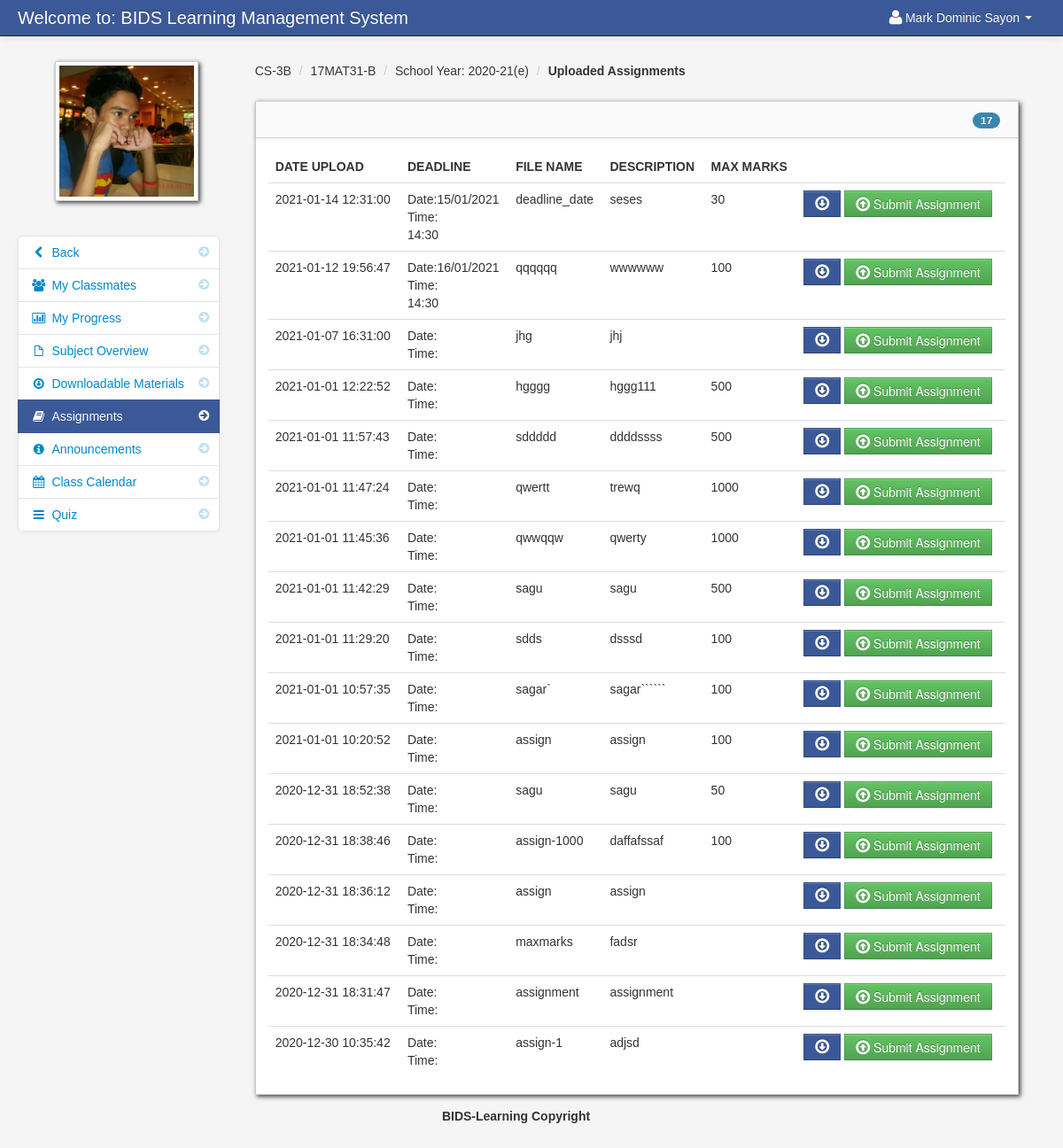
The app's page /assignment_student.php?id=196 (signed in), older data.
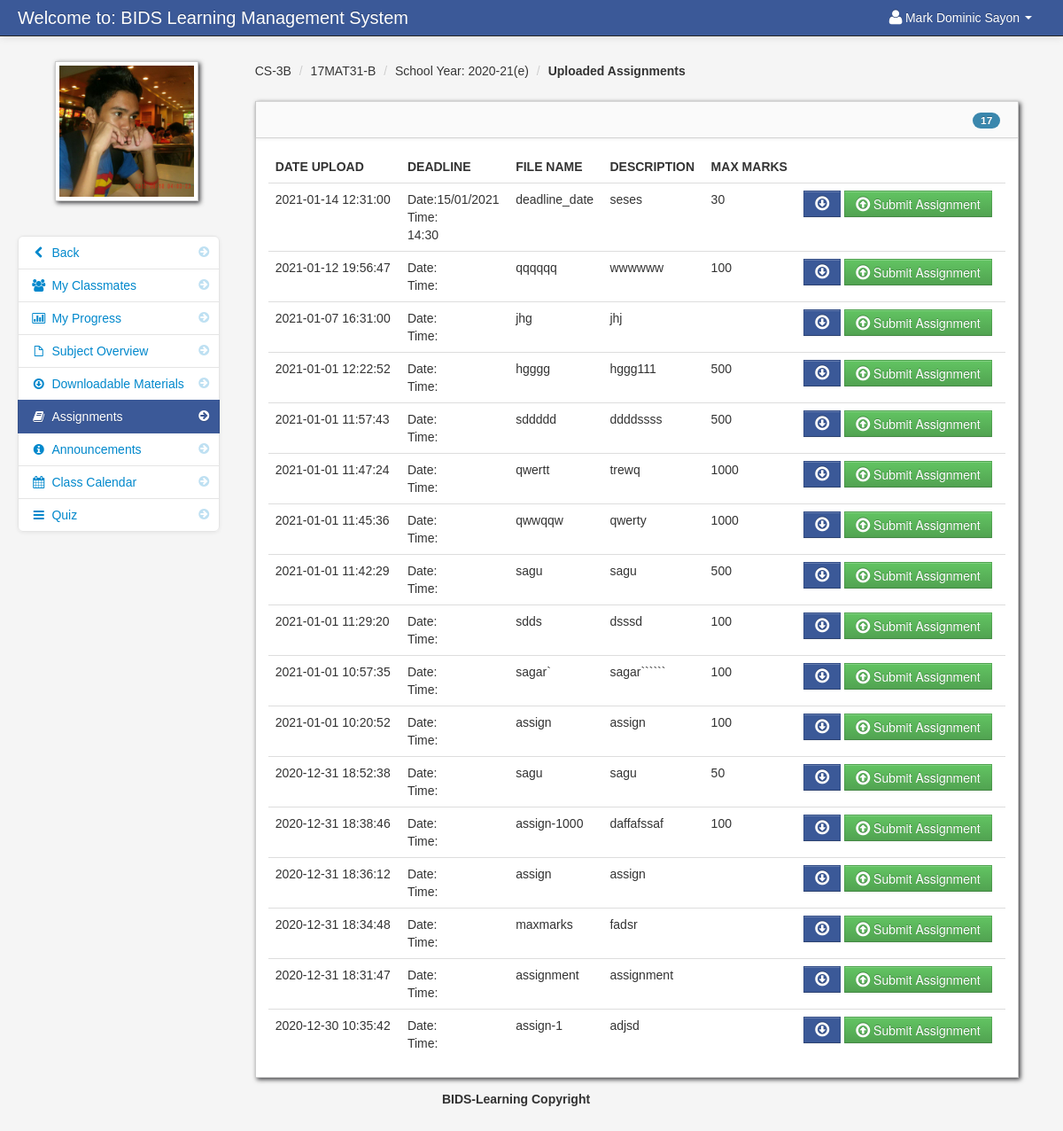
The same page, newer data.
### tables this page shows
CREATE TABLE `assignment` (
  `assignment_id` int(11) NOT NULL,
  `floc` varchar(300) NOT NULL,
  `fdatein` varchar(100) NOT NULL,
  `fdesc` varchar(100) NOT NULL,
  `teacher_id` int(11) NOT NULL,
  `class_id` int(11) NOT NULL,
  `fname` varchar(100) NOT NULL,
  `maxmarks` varchar(215) NOT NULL,
  `qmaxmarks` text NOT NULL,
  `status` int(11) NOT NULL,
  `deadline_date` varchar(220) NOT NULL,
  `deadline_time` varchar(220) NOT NULL,
  `auto_deadline` tinyint(4) NOT NULL
);

### assignment_student.php (the view, shortened to what this page needs)
<?php include('header_dashboard.php'); ?>
<?php $get_id = $_GET['id']; ?>
    <body>
		<?php include('navbar_student.php'); ?>
        <div class="container-fluid">
            <div class="row-fluid">
				<?php include('assignment_link_student.php'); ?>
                <div class="span9" id="content">
                     <div class="row-fluid">
										<?php $class_query = mysqli_query($conn,"select * from teacher_class
										LEFT JOIN class ON class.class_id = teacher_class.class_id
										LEFT JOIN subject ON subject.subject_id = teacher_class.subject_id
										where teacher_class_id = '$get_id'")or die(mysqli_error());
										$class_row = mysqli_fetch_array($class_query);
										?>
					     <ul class="breadcrumb">
							<li><a href="#"><?php echo $class_row['class_name']; ?></a> <span class="divider">/</span></li>
							<li><a href="#"><?php echo $class_row['subject_code']; ?></a> <span class="divider">/</span></li>
							<li><a href="#">School Year: <?php echo $class_row['school_year']; ?></a> <span class="divider">/</span></li>
							<li><a href="#"><b>Uploaded Assignments</b></a></li>
						</ul>
                        <div id="block_bg" class="block">
                            <div class="navbar navbar-inner block-header">
								<?php $query = mysqli_query($conn,"select * FROM assignment where class_id = '$get_id'  order by fdatein DESC")or die(mysqli_error());
									  $count  = mysqli_num_rows($query);
								?>
                                <div id="" class="muted pull-right"><span class="badge badge-info"><?php echo $count; ?></span></div>
                            </div>
                            <div class="block-content collapse in">
                                <div class="span12">
								<?php
									$query = mysqli_query($conn,"select * FROM assignment where class_id = '$get_id'  order by fdatein DESC")or die(mysqli_error());
									$count = mysqli_num_rows($query);
									if ($count == '0'){?>
									<div class="alert alert-info">No Assignment Currently Uploaded</div>
									<?php
									}else{
								?>
  											<table cellpadding="0" cellspacing="0" border="0" class="table" id="">
										<thead>
										        <tr>
												<th>Date Upload</th>
												<th>DeadLine</th>
												<th>File Name</th>
												<th>Description</th>
												<th>Max Marks</th>
												<th></th>
												</tr>
										</thead>
										<tbody>
                              		<?php
										$query = mysqli_query($conn,"select * FROM assignment where class_id = '$get_id'  order by fdatein DESC")or die(mysqli_error());
										while($row = mysqli_fetch_array($query)){
										$id  = $row['assignment_id'];
										$floc = $row['floc'];
									?>
										<tr>
										 <td><?php echo $row['fdatein']; ?></td>
										 <td><?php echo "Date:";echo $row['deadline_date']; echo "<br>Time:</br>";echo $row['deadline_time']; ?></td>
                                         <td><?php  echo $row['fname']; ?></td>
                                         <td><?php echo $row['fdesc']; ?></td>
                                         <td><?php echo $row['maxmarks']; ?></td>
                                         <td width="220">
										 <form id="assign" method="post" action="submit_assignment.php<?php echo '?id='.$get_id ?>&<?php echo 'post_id='.$id ?>">
										 <?php
											if ($floc == ""){
											}else{
										 ?>
										  <a data-placement="bottom" title="Download" id="<?php echo $id; ?>download"  class="btn btn-info" href="<?php echo $row['floc']; ?>"><i class="icon-download icon-large"></i></a>
										<?php } ?>
										 <button  data-placement="bottom" title="Submit Assignment" id="<?php echo $id; ?>submit" class="btn btn-success" name="btn_assign"><i class="icon-upload icon-large"></i> Submit Assignment</button>
										 </form>
										 </td>
                                </tr>
						 <?php } ?>
										</tbody>
									</table>
						 <?php } ?>
                                </div>
                            </div>
                        </div>
                    </div>
                </div>
            </div>
		<?php include('footer.php'); ?>
        </div>
		<?php include('script.php'); ?>
    </body>
</html>

Row changes from the older to the newer data that the page shows:
changed assignment "qqqqqq": deadline_date "16/01/2021" → (not shown); deadline_time "14:30" → (not shown)
